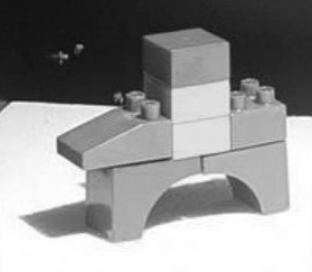
#> input picture Aula15-16junho/foto.png, 312 x 272 px
$ python filtro_de_acentuacao.py   (older library calls are emulated)
#> lines starting #> are read from the running program, lines starting #| are printed output that depends on the picture; after the words box and inside, x2 and y2 are one past the last pixel; in counts of white or black regions, pixels touching at a corner belong together
import cv2
import numpy as np

foto = "foto.png"
imagem = cv2.imread(foto)
#> imagem is the input picture: shape (272, 312, 3); min 10, max 255, mean 146.5

# Transforma a imagem em tons de cinza
def deixaCinza(imag):
    if len(imag.shape) < 3:
        return imag
    cinzas = np.zeros((imag.shape[0], imag.shape[1]), dtype=np.uint8)
    for i in range(imag.shape[0]):
        for j in range(imag.shape[1]):
            cinzas[i][j] = int(imag[i][j].sum() / 3)
    return cinzas
img_cinza = deixaCinza(imagem)

if img_cinza is None:
    print("Erro ao carregar a imagem. Verifique o caminho!")
else:
    M, N = img_cinza.shape
#> M = 272; N = 312

    # Transformada de Fourier
    f = np.fft.fft2(img_cinza)
    fshift = np.fft.fftshift(f)  # Centraliza a frequência no meio da imagem

    # máscara do Filtro de Acentuação
    D0 = 30     #frequeência do corte
    H = np.zeros((M, N), dtype=np.float32)

    cy, cx = M // 2, N // 2
#> cy = 136; cx = 156

    for u in range(M):
        for v in range(N):
            # distância D(u, v) até a origem centralizada
            D = np.sqrt((u - cy) ** 2 + (v - cx) ** 2)

            # Relações do filtro passa-altas: 1 se D > D0, 0 se D <= D0
            if D > D0:
                H[u, v] = 1.0
            else:
                H[u, v] = 0.0
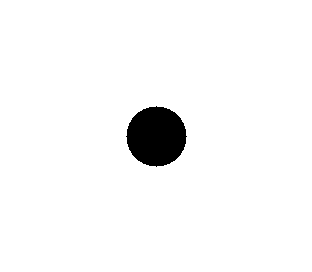
#> H: shape (272, 312) float32; values 0 (black) and 1 (white), 96.7% white; 1 black region, box (x1, y1, x2, y2) and area: (126, 106, 187, 167) 2821

    # Aplicação do filtro no domínio da frequência
    fshift_filtrado = fshift * H

    # Transformada de Fourier inversa
    f_ishift = np.fft.ifftshift(fshift_filtrado)
    img_back = np.fft.ifft2(f_ishift)
    img_filtrada = np.abs(img_back)
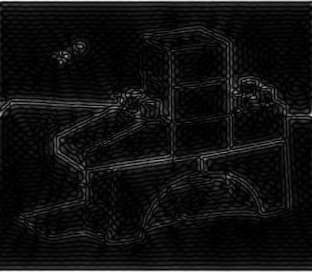
#> img_filtrada: shape (272, 312) float64; min 4.03e-06, max 98.81, mean 6.3; drawn with min black and max white

    # Normalização
    img_filtrada = cv2.normalize(
        img_filtrada, None, 0, 255, cv2.NORM_MINMAX, dtype=cv2.CV_8U
    )

    # imagens
    cv2.imshow("Imagem Original", img_cinza)
    cv2.imshow("Filtro de Acentuacao (Passa-Altas)", img_filtrada)

    cv2.waitKey(0)
    cv2.destroyAllWindows()
